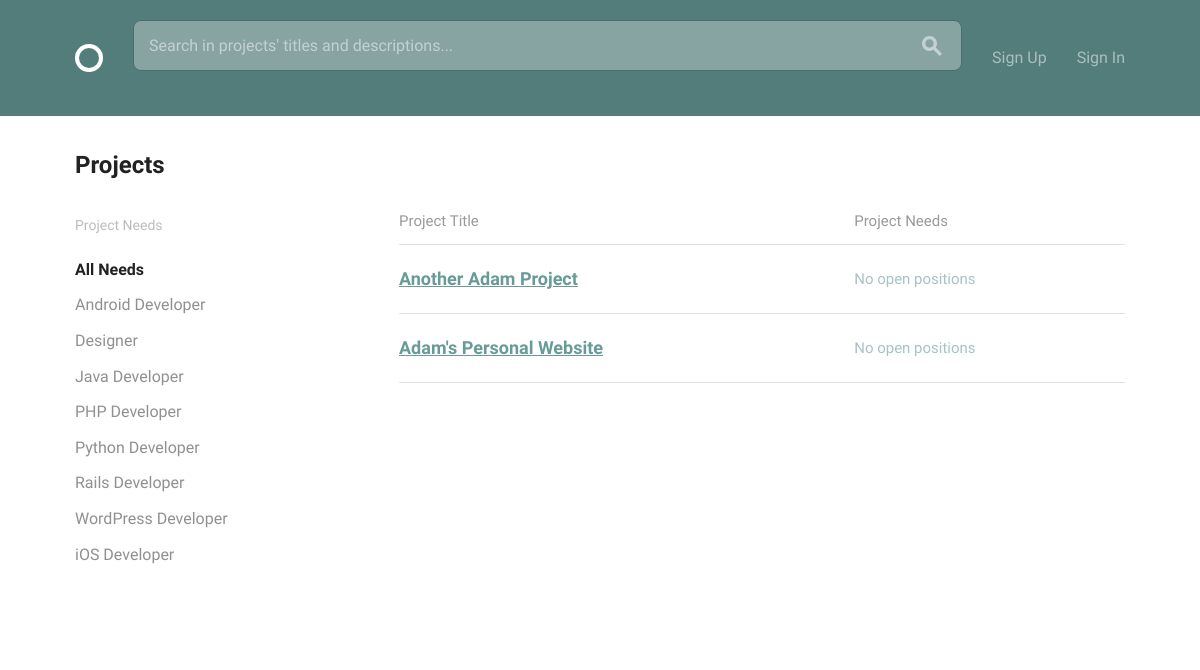
The app's page /, older data.
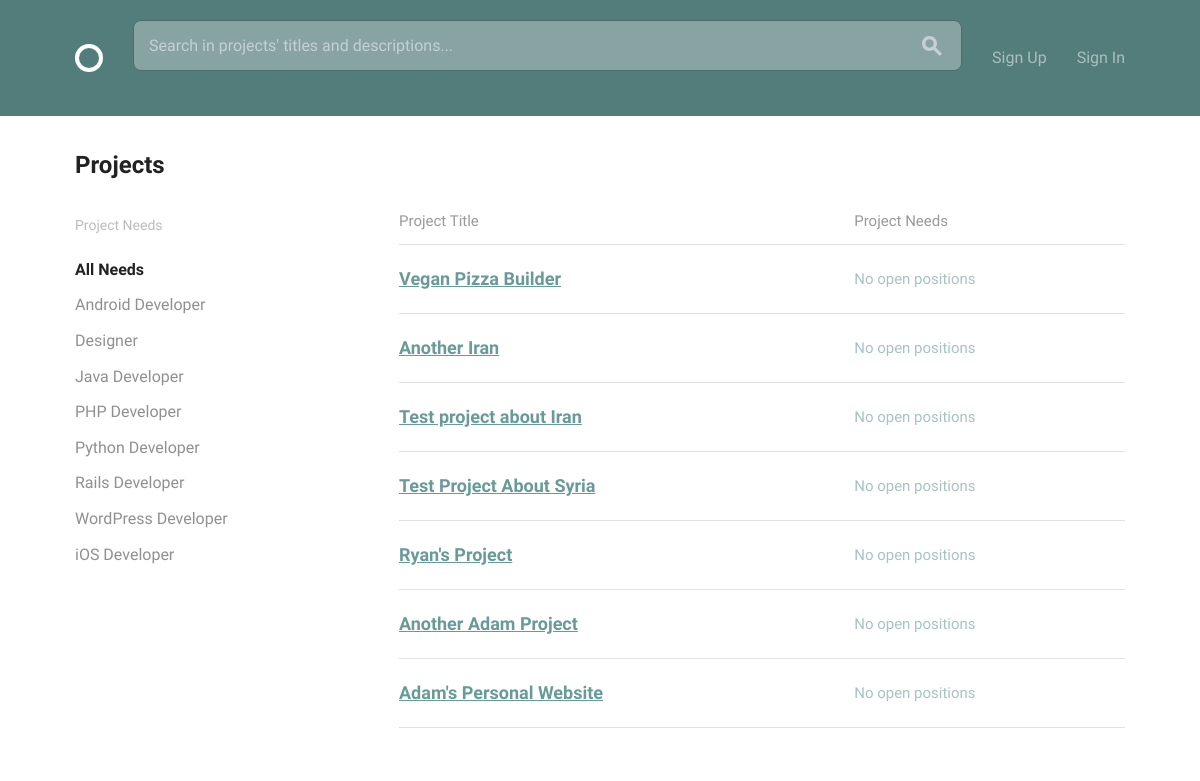
The same page, newer data.
### projects/models.py (models this page shows, shortened)
class Project(models.Model):
    owner = models.ForeignKey(settings.AUTH_USER_MODEL)
    created_at = models.DateTimeField(auto_now_add=True)
    title = models.CharField(max_length=200)
    description = models.TextField()
    requirements = models.TextField(blank=True)
    timeline = models.CharField(max_length=200, blank=True)
    complete = models.BooleanField(default=False)
    class Meta:
        ordering = ['-created_at']

### teambuilder/views.py (the view)
# urls.py: url(r'^$', views.HomeView.as_view(), name='home'),
class HomeView(generic.TemplateView):
    template_name = "projects/projects.html"
    def get_context_data(self, **kwargs):
        context = super().get_context_data(**kwargs)
        context['projects'] = Project.objects.all()
        return context

### projects/templates/projects/projects.html (shortened to what this page needs)
{% extends "layout.html" %}
{% load static from staticfiles %}
{% block content %}
  <div class="bounds circle--page">
    <div class="circle--page--header circle--fluid">
      <div class="circle--fluid--cell circle--fluid--primary">
        <h2>Projects</h2>
      </div>
      <div class="circle--fluid--cell circle--fluid--secondary">
      </div>
    </div>
    <div class="grid-25">
      <div class="circle--filter circle--secondary--module">
        <h4>Project Needs</h4>
        <ul class="circle--filter--list">
          <li><a class="selected">All Needs</a></li>
          <li><a href="{% url 'projects:by_skill' skill='android' %}">Android Developer</a></li>
          <li><a href="{% url 'projects:by_skill' skill='designer' %}">Designer</a></li>
          <li><a href="{% url 'projects:by_skill' skill='java' %}">Java Developer</a></li>
          <li><a href="{% url 'projects:by_skill' skill='php' %}">PHP Developer</a></li>
          <li><a href="{% url 'projects:by_skill' skill='python' %}">Python Developer</a></li>
          <li><a href="{% url 'projects:by_skill' skill='rails' %}">Rails Developer</a></li>
          <li><a href="{% url 'projects:by_skill' skill='wordpress' %}">WordPress Developer</a></li>
          <li><a href="{% url 'projects:by_skill' skill='ios' %}">iOS Developer</a></li>
        </ul>
      </div>
    </div>
    <div class="grid-70 grid-push-5">
      <table class="u-full-width circle--table">
        <thead>
          <tr>
            <th>Project Title</th>
            <th class="circle--cell--right">Project Needs</th>
          </tr>
        </thead>
        <tbody>
        {% if projects %}
        {% for project in projects %}
                <tr class="clickable-row" data-href="#">
            <td>
        <a href="{% url 'projects:project_detail' project_pk=project.id %}"><h3>{{project.title}}</h3></a>
            </td>
            <td class="circle--cell--right">
                 {% if project.open_positions %}
                      {{ project.open_positions|join:", " }}
                      {% else %}No open positions
                      {% endif %}
            </td>
          </tr>
        {% endfor %}
        {% else %}
        <p>There are no projects to display.</p>
        {% endif %}
        </tbody>
      </table>
    </div>
  </div>
{% endblock %}

Row changes from the older to the newer data that the page shows:
added Project: title "Vegan Pizza Builder"
added Project: title "Another Iran"
added Project: title "Test project about Iran"
added Project: title "Test Project About Syria"
added Project: title "Ryan's Project"
